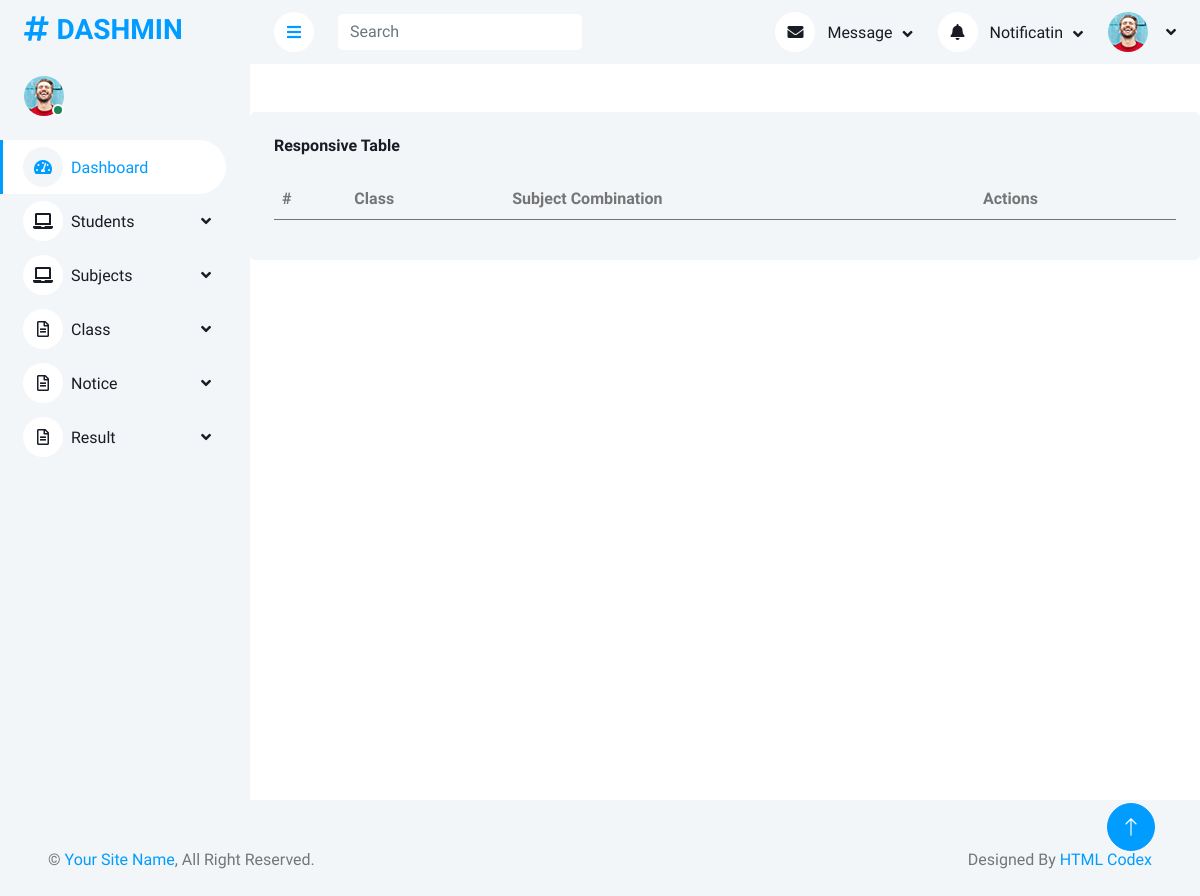
The page /manage/manage_subject_combination/ on the database as committed earlier.
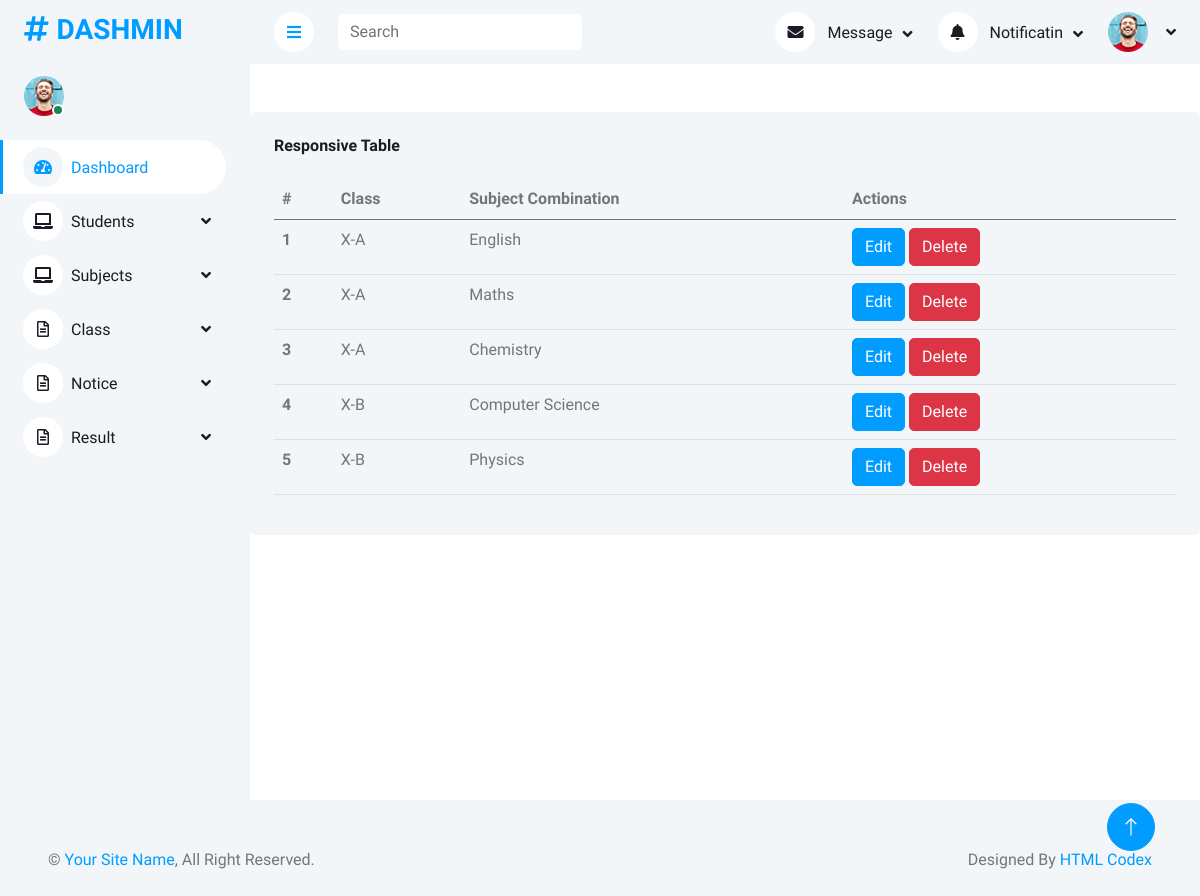
The same page on the database as committed later.
### AdminApp/models.py (models this page shows, shortened)
class SubjectCombinationDb(models.Model):
    Class_Section=models.ForeignKey(ClassDb,on_delete=models.CASCADE,null=True,blank=True)
    Subject_Name=models.ForeignKey(SubjectDb,on_delete=models.CASCADE,null=True,blank=True)
    Created_At=models.DateTimeField(auto_now_add=True)
    Updated_At=models.DateTimeField(auto_now=True)

class ClassDb(models.Model):
    Class_Name=models.CharField(max_length=100,null=True,blank=True)
    Section=models.CharField(max_length=100,null=True,blank=True)
    Created_At=models.DateTimeField(auto_now_add=True)
    Updated_At=models.DateTimeField(auto_now=True)
    def __str__(self):
        return f"{self.Class_Name}-{self.Section}"

class SubjectDb(models.Model):
    Subject_Name=models.CharField(max_length=100,null=True,blank=True)
    Subject_Code=models.CharField(max_length=100,null=True,blank=True)
    Created_At=models.DateTimeField(auto_now_add=True)
    Updated_At=models.DateTimeField(auto_now=True)
    def __str__(self):
        return self.Subject_Name

### AdminApp/views.py (the view)
# urls.py: path('manage_subject_combination/',views.manage_subject_combination,name='manage_subject_combination'),
def manage_subject_combination(request):
    data=SubjectCombinationDb.objects.all()
    return render(request,'Manage_Subject_Combination.html',{'data':data})

### AdminApp/templates/Manage_Subject_Combination.html (shortened to what this page needs)
<!DOCTYPE html>
{% extends 'Dashboard.html' %}
{% block content %}
<html lang="en">
<head>
</head>
<body>
    <div class="col-12 mt-5">
        <div class="bg-light rounded h-100 p-4">
            <h6 class="mb-4">Responsive Table</h6>
            <div class="table-responsive">
                <table class="table">
                    <thead>
                        <tr>
                            <th scope="col">#</th>
                            <th scope="col"> Class</th>
                            <th scope="col">Subject Combination</th>
                            <th scope="col">Actions</th>
                        </tr>
                    </thead>
                    <tbody>
                        {% for s in data %}
                        <tr>
                            <th scope="row">{{ forloop.counter }}</th>
                            <td>{{ s.Class_Section }}</td>
                            <td>{{ s.Subject_Name }}</td>
                            <td><a href="#" class="btn btn-primary">Edit</a>
                                <a href="{% url 'delete_subject_combination' s.id %}" class="btn btn-danger">Delete</td>
                        </tr>
                        {% endfor%}
                    </tbody>
                </table>
            </div>
        </div>
    </div>
</body>
</html>
{% endblock %}

Rows that differ between the two databases and show on the page:
added SubjectCombinationDb: Class_Section "X-A", Subject_Name "English"
added SubjectCombinationDb: Class_Section "X-A", Subject_Name "Maths"
added SubjectCombinationDb: Class_Section "X-A", Subject_Name "Chemistry"
added SubjectCombinationDb: Class_Section "X-B", Subject_Name "Computer Science"
added SubjectCombinationDb: Class_Section "X-B", Subject_Name "Physics"
